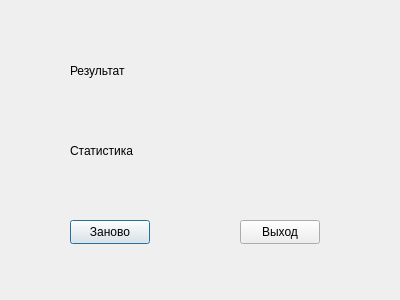
<?xml version="1.0" encoding="UTF-8"?>
<ui version="4.0">
 <class>EndGameDialog</class>
 <widget class="QDialog" name="EndGameDialog">
  <property name="geometry">
   <rect>
    <x>0</x>
    <y>0</y>
    <width>400</width>
    <height>300</height>
   </rect>
  </property>
  <property name="windowTitle">
   <string>Dialog</string>
  </property>
  <widget class="QPushButton" name="restartButton">
   <property name="geometry">
    <rect>
     <x>70</x>
     <y>220</y>
     <width>80</width>
     <height>24</height>
    </rect>
   </property>
   <property name="text">
    <string>Заново</string>
   </property>
  </widget>
  <widget class="QPushButton" name="exitButton">
   <property name="geometry">
    <rect>
     <x>240</x>
     <y>220</y>
     <width>80</width>
     <height>24</height>
    </rect>
   </property>
   <property name="text">
    <string>Выход</string>
   </property>
  </widget>
  <widget class="QLabel" name="resultLabel">
   <property name="geometry">
    <rect>
     <x>70</x>
     <y>40</y>
     <width>261</width>
     <height>61</height>
    </rect>
   </property>
   <property name="text">
    <string>Результат</string>
   </property>
  </widget>
  <widget class="QLabel" name="statsLabel">
   <property name="geometry">
    <rect>
     <x>70</x>
     <y>120</y>
     <width>271</width>
     <height>61</height>
    </rect>
   </property>
   <property name="text">
    <string>Статистика</string>
   </property>
  </widget>
 </widget>
 <resources/>
 <connections/>
</ui>
